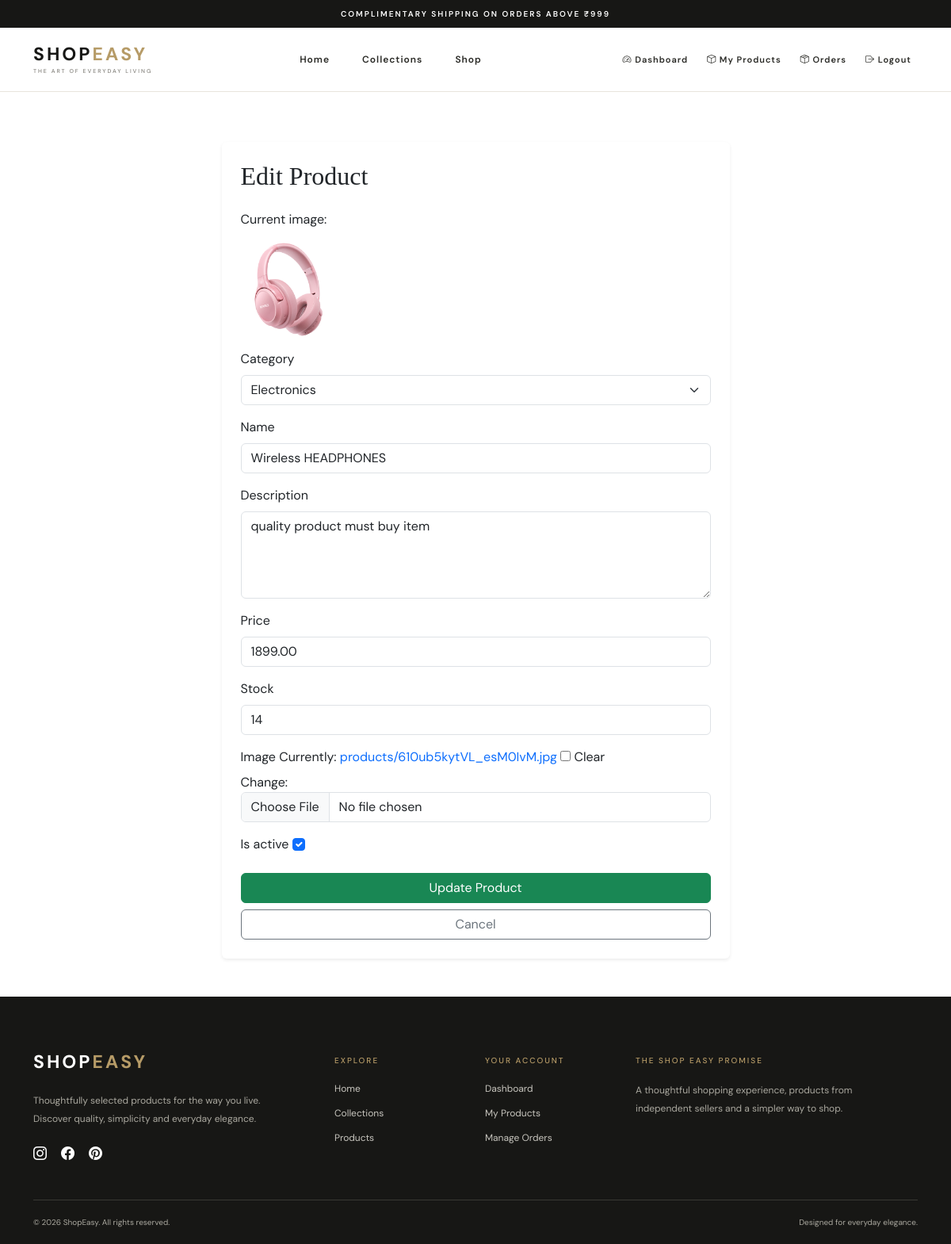
Screenshot of /seller/products/edit/3/ (signed in) with the database file from the repository.
### store/models.py (models this page shows, shortened)
class Product(models.Model):
    seller = models.ForeignKey(
        settings.AUTH_USER_MODEL,
        on_delete=models.CASCADE,
        related_name='products'
    )
    category = models.ForeignKey(
        Category,
        on_delete=models.SET_NULL,
        null=True,
        related_name='products'
    )
    name = models.CharField(max_length=200)
    description = models.TextField()
    price = models.DecimalField(
        max_digits=10,
        decimal_places=2
    )
    stock = models.PositiveIntegerField(default=0)
    image = models.ImageField(
        upload_to='products/',
        blank=True,
        null=True
    )
    is_active = models.BooleanField(default=True)
    created_at = models.DateTimeField(auto_now_add=True)
    class Meta:
        ordering = ['-created_at']

### store/views.py (the view)
@seller_required
def edit_product(request, product_id):
    product = get_object_or_404(
        Product,
        id=product_id,
        seller=request.user
    )
    if request.method == 'POST':
        form = ProductForm(
            request.POST,
            request.FILES,
            instance=product
        )
        if form.is_valid():
            form.save()
            messages.success(
                request,
                'Product updated successfully!'
            )
            return redirect('seller_products')
    else:
        form = ProductForm(instance=product)
    return render(
        request,
        'store/edit_product.html',
        {
            'form': form,
            'product': product
        }
    )

### store/models.py (called while the page is built)
    def __str__(self):
        return self.name

### store/views.py (called while the page is built)
def seller_required(view_func):
    @login_required
    @wraps(view_func)
    def wrapper(request, *args, **kwargs):
        if request.user.role != 'seller':
            raise PermissionDenied
        return view_func(request, *args, **kwargs)
    return wrapper

### templates/store/edit_product.html (shortened to what this page needs)
{% extends 'base.html' %}
{% block content %}
<div class="container py-5">
    <div class="row justify-content-center">
        <div class="col-md-8 col-lg-7">
            <div class="card shadow-sm border-0">
                <div class="card-body p-4">
                    <h2 class="mb-4">Edit Product</h2>
                    {% if product.image %}
                        <div class="mb-3">
                            <p>Current image:</p>
                            <img src="{{ product.image.url }}"
                                 width="120"
                                 height="120"
                                 style="object-fit: cover;">
                        </div>
                    {% endif %}
                    <form method="POST"
                          enctype="multipart/form-data">
                        {% for field in form %}
                            <div class="mb-3">
                                <label class="form-label">
                                    {{ field.label }}
                                </label>
                                {{ field }}
                            </div>
                        {% endfor %}
                        <button type="submit"
                                class="btn btn-success w-100">
                            Update Product
                        </button>
                        <a href="{% url 'seller_products' %}"
                           class="btn btn-outline-secondary w-100 mt-2">
                            Cancel
                        </a>
                    </form>
                </div>
            </div>
        </div>
    </div>
</div>
{% endblock %}

### static/css/style.css (style rules this page uses)
:root { --ivory: #f8f6f1; --white: #ffffff; --black: #171715; --charcoal: #292925; --gold: #b69b67; --muted: #85837d; --border: #e8e4dc; --soft: #eeece6; }
* { box-sizing: border-box; }
html { scroll-behavior: smooth; scroll-padding-top: 100px; }
body { margin: 0; background: var(--white); color: var(--black); font-family: 'DM Sans', sans-serif; }
a { text-decoration: none; }
button, input { font-family: inherit; }
h1, h2, h3, h4, h5 { font-family: 'Playfair Display', Georgia, serif; }

### rows the page displays
Product: image (picture), form "Electronics" "Wireless HEADPHONES" "quality product must buy item" "1899.00" "14" "☑"

### other values shown
{{ field.label }} "Category" "Name" "Description" "Price" "Stock" "Image" "Is active"
